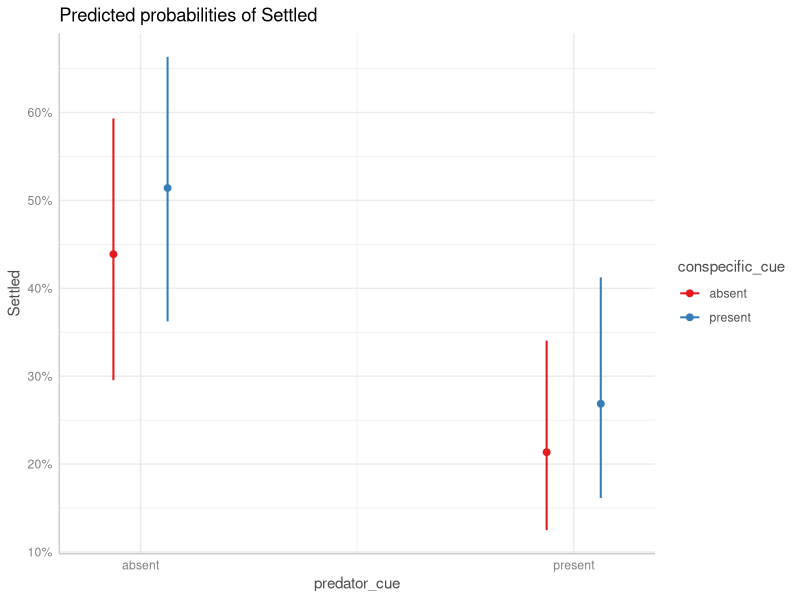
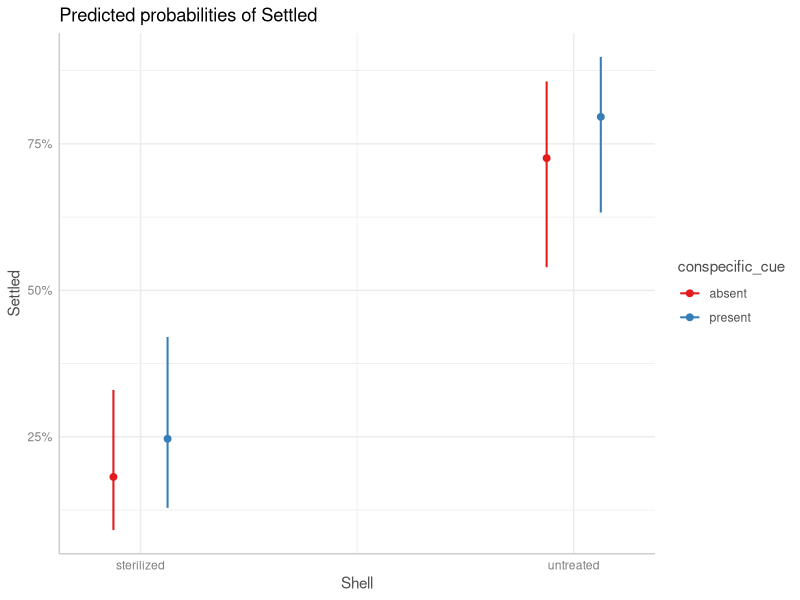

The R script that drew these images, in order:
setwd("~/GitHub/")
data <- read.csv2(file="Experiment 1 data1.csv", sep=",")

install.packages("dplyr")
library(dplyr)
install.packages("Matrix")
install.packages("lme4")
install.packages("ggeffects")
library(Matrix)
library(lme4)
library(ggeffects)

#deleting 10hr, 20hr data 
data <- select(data, -settled_10hrs, -unattached_10hrs, -settled_20hrs, -unattached_20hrs)
colnames(data)[5] <- 'Settled'
colnames(data)[6] <- 'Unattached'

# 1. Calculate response variable from input data
# Multiply rows by number of larvae per well for settled and unattached and concatenate the resulting dataframes

mult_s <- rep(1:nrow(data), data[, 'Settled'])
mult_u <- rep(1:nrow(data), data[, 'Unattached'])
data_s <- data[mult_s,]
data_s[, 'Settled'] <- 1
data_s <- data_s[, !(names(data_s) %in% c('Unattached'))]
data_u <- data[mult_u,]
data_u[, 'Unattached'] <- 0
data_u <- data_u[, !(names(data_u) %in% c('Settled'))]
colnames(data_u)[5] <- 'Settled'
data <- rbind(data_s, data_u)

#binary predictor values

data['Shell'] <- data['Cue']
data['conspecific_cue'] <- data['Cue']
data['predator_cue'] <- data['Cue']

data$Shell <- ifelse(grepl("Conspecific shell", data$Shell), TRUE, FALSE)
data$conspecific_cue <- ifelse(grepl("conspecific cue", data$conspecific_cue), TRUE, FALSE)
data$predator_cue <- ifelse(grepl("predator cue", data$predator_cue), TRUE, FALSE)

data$Shell <-sub("TRUE", "untreated", data$Shell)
data$Shell <-sub("FALSE", "sterilized", data$Shell)
data$predator_cue <-sub("TRUE", "present", data$predator_cue)
data$predator_cue <-sub("FALSE", "absent", data$predator_cue)
data$conspecific_cue <-sub("TRUE", "present", data$conspecific_cue)
data$conspecific_cue <-sub("FALSE", "absent", data$conspecific_cue)


#making model
model <- glmer(Settled ~ predator_cue + conspecific_cue +(1 | Larvae.batch) + (1 | Larvae.age) + (1 | Crab), data = data, family = binomial)
model2 <-glmer(Settled ~ Shell + conspecific_cue + (1 | Larvae.batch) + (1 | Larvae.age) + (1 | Crab), data = data, family = binomial)

summary(model)

#visualizing model
m <- ggpredict(model, terms = c("predator_cue", "conspecific_cue"))
plot(m)
m2 <- ggpredict(model2, terms = c("Shell", "conspecific_cue"))
plot(m2)
